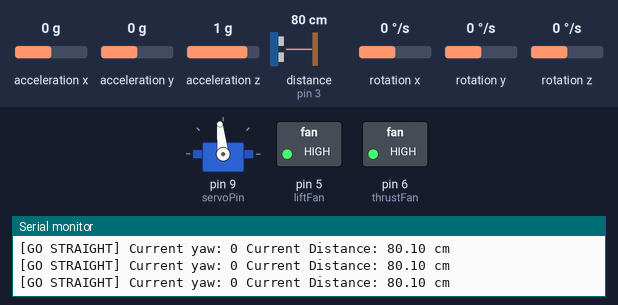
A sketch run on a simulated Arduino Uno, built with avr-gcc and run on an emulated ATmega328P. On the bench: servo, switched loads named in the sketch (green lamp = pin HIGH), the last lines printed to the serial monitor. Wiring (inferred from the names in the program): ultrasonic range finder: trigger pin 13; echo pin 3. The test bench sets the inputs (shaded band); at power-on: rotation z 0 °/s, distance to the obstacle (sensor on pin 3) 80 cm, acceleration x 0 g, acceleration y 0 g, acceleration z 1 g, rotation x 0 °/s, rotation y 0 °/s. The echo pulse lasts 58.3 µs per cm; pins used as bus, display or sensor lines are not drawn.

Above: at 3.2 s.
3.3 s: rotation z set to -192 °/s
At 4.1 s:
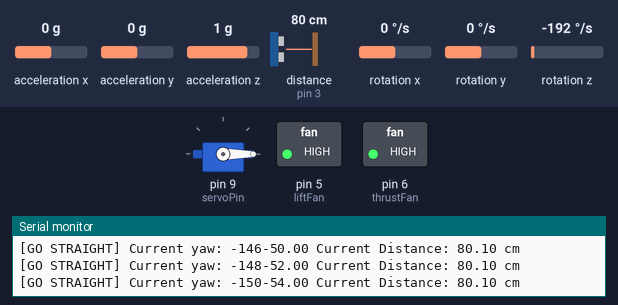
6.3 s: distance to the obstacle (sensor on pin 3) set to 2 cm
At 7.3 s:
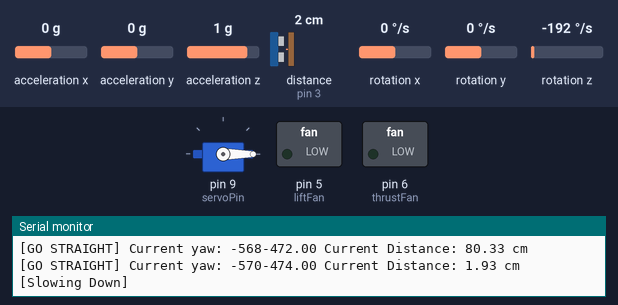
12.3 s: distance to the obstacle (sensor on pin 3) set to 37 cm
At 12.3 s:
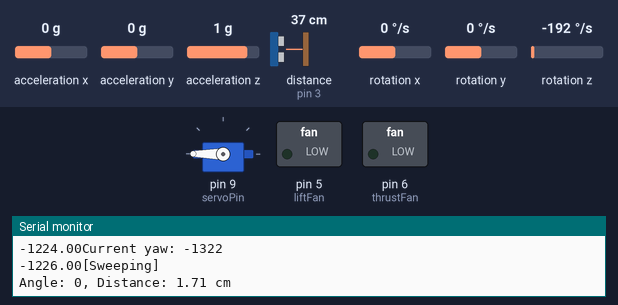
15.3 s: distance to the obstacle (sensor on pin 3) set to 44 cm
Timing chart, 0 to 24.0 s (numbered marks = the images above; inputs shaded):
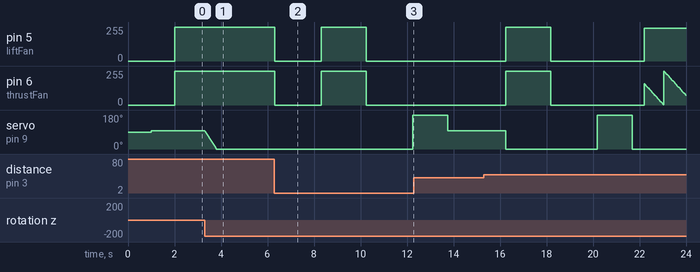

Measured:
- after the input at 3.3 s, servo on pin 9 (servoPin): moves from 96° to 0° over 0.50 s, starting at once
- after the input at 6.3 s, pin 5 (liftFan), pin 6 (thrustFan): 255/255 → 0/255 at once, → 255/255 2.0 s later, → 0/255 1.9 s later; servo on pin 9 (servoPin): 0° → 180° after 5.9 s

The sketch:

hovercraft_philip.ino
```cpp
#include <Servo.h>
#include "Wire.h"
#include <MPU6050_light.h>

//straight-angle
const int straightAngle = 96;
//Fans
bool start = true;
const int echoPin = 3;    // port 13 for US
const int trigPin = 13;   // port 13
const int thrustFan = 6;  // port 4
const int liftFan = 5;

//Servo
Servo servo;
int angle = 0;
const int servoPin = 9;  // port 9

//MPU6050
MPU6050 mpu(Wire);
int yaw = 0;
float initialYaw = 0;

//----------------------------------

void setup() {
  Serial.begin(115200);

  //imu
  Wire.begin();
  //Fans
  pinMode(liftFan, OUTPUT);
  pinMode(thrustFan, OUTPUT);

  //Servo
  servo.attach(servoPin);

  //US Sensor
  pinMode(trigPin, OUTPUT);
  pinMode(echoPin, INPUT);

  //MPU6050
  byte status = mpu.begin();
  Serial.print(F("\n\nMPU6050 status: "));
  Serial.println(status);
  while (status != 0) {}  // stop everything if could not connect to MPU6050

  Serial.println(F("Calculating offsets, do not move MPU6050"));

  mpu.calcOffsets();

  servo.write(straightAngle);  //reset servo straight
  delay(1000);
  analogWrite(thrustFan, 255);
  analogWrite(liftFan, 255);
}

//----------------------------------

void makeDecision(float distance_cm) {
  int counter = 0;

  //update IMU
  mpu.update();
  yaw = mpu.getAngleZ();

  //check distance
  if (distance_cm <= 40) {
    Serial.println("[Slowing Down]");
    analogWrite(thrustFan, 0);
    analogWrite(liftFan, 0);
    delay(2000);

    //bump into wall
    Serial.println("[Hugging Wall]");
    analogWrite(thrustFan, 255);
    analogWrite(liftFan, 255);

    while (counter < 150) {
      //MPU6050 yaw drift adjustment
      mpu.update();
      yaw = mpu.getAngleZ();

      Serial.print("Current yaw: ");
      Serial.println(yaw);

      //make servo adjustment based on filtered yaw
      if (yaw > (initialYaw + 0.5)) {
        Serial.print(straightAngle + (yaw - initialYaw));
        servo.write(straightAngle + (yaw - initialYaw));
      } else if (yaw < (initialYaw - 0.5)) {
        Serial.print(straightAngle + (yaw - initialYaw));
        servo.write(straightAngle + (yaw - initialYaw));
      } else {
        servo.write(straightAngle);
      }

      delay(10);
      counter++;
    }

    //stop in place
    analogWrite(thrustFan, 0);
    analogWrite(liftFan, 0);
    delay(500);
    angle = functionSweep();

    if (angle == straightAngle) {
      servo.write(straightAngle);

      delay(500);
      analogWrite(liftFan, 255);
      analogWrite(thrustFan, 255);
    } else {
      //turn accordingly
      returnToCenter(angle);

      analogWrite(liftFan, 255);
      analogWrite(thrustFan, 255);
    }
  } else {
    goStraight(initialYaw);
  }
}  //----------------------------------

void goStraight(float initialYaw) {

  Serial.print("[GO STRAIGHT] ");

  analogWrite(thrustFan, 255);
  analogWrite(liftFan, 255);

  //MPU6050 yaw drift adjustment
  mpu.update();
  yaw = mpu.getAngleZ();

  Serial.print("Current yaw: ");
  Serial.print(yaw);

  //make servo adjustment based on filtered yaw
  if (yaw > (initialYaw + 0.5)) {
    Serial.print(straightAngle + (yaw - initialYaw));
    servo.write(straightAngle + (yaw - initialYaw));
  } else if (yaw < (initialYaw - 0.5)) {
    Serial.print(straightAngle + (yaw - initialYaw));
    servo.write(straightAngle + (yaw - initialYaw));
  } else {
    servo.write(straightAngle);
  }
}


//----------------------------------

int functionSweep() {
  Serial.println("[Sweeping]");
  int left = servoRead(0);
  int right = servoRead(180);


  if ((right <= 50 && left < 30) || (right < 30 && left <= 50)) {
    return straightAngle;
  } else if (right > left) {
    servo.write(180);
    delay(500);
    return 180;
  } else {
    servo.write(0);
    delay(500);
    return 0;
  }
}

//----------------------------------

int servoRead(int angle) {
  servo.write(angle);
  delay(1000);
  digitalWrite(trigPin, LOW);
  delayMicroseconds(2);
  digitalWrite(trigPin, HIGH);
  delayMicroseconds(10);
  digitalWrite(trigPin, LOW);

  long duration = pulseIn(echoPin, HIGH);
  float distance_cm = duration / 58.0;

  Serial.print("\nAngle: ");
  Serial.print(angle);
  Serial.print(", Distance: ");
  Serial.print(distance_cm);
  Serial.print(" cm");
  delay(500);
  return distance_cm;
}

//----------------------------------

void returnToCenter(int angle) {
  if (angle > 90) {
    int initialServoAngle = 180;
    int targetYaw = yaw - 90;
    int currentYaw = yaw;
    int error = targetYaw - currentYaw;

    Serial.print(" target yaw: ");
    Serial.print(targetYaw);
    Serial.print(" current yaw: ");
    Serial.print(yaw);
    Serial.print(" error: ");
    Serial.println(error);

    analogWrite(liftFan, 245);
    analogWrite(thrustFan, 220);

    while (currentYaw >= targetYaw + 50) {
      Serial.print("[RIGHT] ");
      Serial.print("error: ");
      Serial.print(error);

      mpu.update();
      currentYaw = mpu.getAngleZ();
      error = targetYaw - currentYaw;

      //seervo angle based on error
      int servoAngle = initialServoAngle - (90 + error);
      servo.write(servoAngle);

      //thrustSpeed based on error
      analogWrite(thrustFan, 255 + error);

      Serial.print(" InitialServoAngle: ");
      Serial.print(initialServoAngle);

      Serial.print("ServoAngle: ");
      Serial.print(servoAngle);

      Serial.print("targetYaw: ");
      Serial.print(targetYaw);

      Serial.print("currentYaw: ");
      Serial.println(currentYaw);

      delay(20);
    }
  } else {
    int initialServoAngle = 0;
    int targetYaw = yaw + 90;
    int currentYaw = yaw;
    int error = targetYaw - currentYaw;

    Serial.print(" target yaw: ");
    Serial.print(targetYaw);
    Serial.print(" current yaw: ");
    Serial.print(yaw);
    Serial.print(" error: ");
    Serial.println(error);

    analogWrite(liftFan, 245);
    analogWrite(thrustFan, 220);

    while (currentYaw <= targetYaw - 50) {
      Serial.print("[LEFT] ");
      Serial.print("error: ");
      Serial.print(error);

      mpu.update();
      currentYaw = mpu.getAngleZ();
      error = targetYaw - currentYaw;

      //servo angle base on error
      int servoAngle = initialServoAngle + (90 - error);
      servo.write(servoAngle);

      //thrustSpeed based on error
      analogWrite(thrustFan, 255 - error);

      Serial.print("InitialServoAngle: ");
      Serial.print(initialServoAngle);

      Serial.print(" ServoAngle: ");
      Serial.print(servoAngle);

      Serial.print(" targetYaw: ");
      Serial.print(targetYaw);

      Serial.print(" currentYaw: ");
      Serial.println(currentYaw);

      delay(20);
    }
  }
  //Let turn complete
  analogWrite(liftFan, 0);
  analogWrite(thrustFan, 0);
  Serial.print("DELAY YAW RESET");
  delay(2000);
  Serial.print("READING YAW");

  mpu.update();
  initialYaw = mpu.getAngleZ();
  // initialYaw = snapToDeg(mpu.getAngleZ());

  //correct yaw to go straight
  // goStraight(initialYaw);
}

// int snapToDeg(float yaw) {
//   int snappedYaw = yaw;
//   if (yaw > -45 && yaw <= 45) {
//     snappedYaw = 0;
//   } else if (yaw > 45 && yaw <= 135) {
//     snappedYaw = 90;
//   } else if (yaw > 135 && yaw <= -135) {
//     snappedYaw = 180;
//   } else if (yaw > -135 && yaw <= -45) {
//     snappedYaw = -90;
//   } else {
//   };
//   return snappedYaw;
// }

//-----------------------------------//
// LOOP LOOP LOOP LOOP //

void loop() {

  //US sensor check distance
  digitalWrite(trigPin, LOW);
  delayMicroseconds(2);
  digitalWrite(trigPin, HIGH);
  delayMicroseconds(10);
  digitalWrite(trigPin, LOW);

  long duration = pulseIn(echoPin, HIGH);
  float distance_cm = duration / 58.0;
  Serial.print(" Current Distance: ");
  Serial.print(distance_cm);
  Serial.println(" cm ");

  //make decision based on distance
  makeDecision(distance_cm);
}
```
